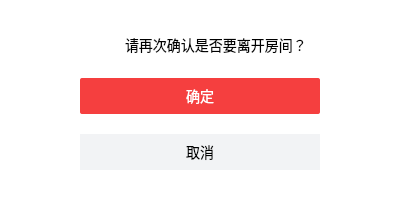
<?xml version="1.0" encoding="UTF-8"?>
<ui version="4.0">
 <class>VideoCallQuitDlg</class>
 <widget class="QDialog" name="VideoCallQuitDlg">
  <property name="geometry">
   <rect>
    <x>0</x>
    <y>0</y>
    <width>400</width>
    <height>206</height>
   </rect>
  </property>
  <property name="minimumSize">
   <size>
    <width>400</width>
    <height>200</height>
   </size>
  </property>
  <property name="maximumSize">
   <size>
    <width>400</width>
    <height>206</height>
   </size>
  </property>
  <property name="windowTitle">
   <string>Dialog</string>
  </property>
  <property name="styleSheet">
   <string notr="true">*{
	border:none;
	font-family:'microsoft yahei';
	font-size:14px;
}

#VideoCallQuitDlg{
	background:#fff;
}

#lbl_info_logo{
	background:url(:/img/warning);
	background-position:center;
    background-repeat:no-repeat;
}

#btn_end{
	background:#f53f3f;
	color:#fff;
	border-radius:2px;
}

#btn_cancel{
	background:#f2f3f5;
	color:#000;
}

</string>
  </property>
  <layout class="QVBoxLayout" name="verticalLayout_2">
   <property name="spacing">
    <number>20</number>
   </property>
   <property name="leftMargin">
    <number>0</number>
   </property>
   <property name="topMargin">
    <number>32</number>
   </property>
   <property name="rightMargin">
    <number>0</number>
   </property>
   <property name="bottomMargin">
    <number>32</number>
   </property>
   <item>
    <layout class="QHBoxLayout" name="horizontalLayout_3">
     <item>
      <spacer name="horizontalSpacer_3">
       <property name="orientation">
        <enum>Qt::Horizontal</enum>
       </property>
       <property name="sizeHint" stdset="0">
        <size>
         <width>40</width>
         <height>20</height>
        </size>
       </property>
      </spacer>
     </item>
     <item>
      <layout class="QHBoxLayout" name="horizontalLayout">
       <property name="spacing">
        <number>10</number>
       </property>
       <item>
        <widget class="QLabel" name="lbl_info_logo">
         <property name="minimumSize">
          <size>
           <width>22</width>
           <height>22</height>
          </size>
         </property>
         <property name="maximumSize">
          <size>
           <width>22</width>
           <height>22</height>
          </size>
         </property>
         <property name="text">
          <string/>
         </property>
        </widget>
       </item>
       <item>
        <widget class="QLabel" name="lbl_info">
         <property name="minimumSize">
          <size>
           <width>0</width>
           <height>22</height>
          </size>
         </property>
         <property name="maximumSize">
          <size>
           <width>16777214</width>
           <height>22</height>
          </size>
         </property>
         <property name="text">
          <string>请再次确认是否要离开房间？</string>
         </property>
        </widget>
       </item>
      </layout>
     </item>
     <item>
      <spacer name="horizontalSpacer_4">
       <property name="orientation">
        <enum>Qt::Horizontal</enum>
       </property>
       <property name="sizeHint" stdset="0">
        <size>
         <width>40</width>
         <height>20</height>
        </size>
       </property>
      </spacer>
     </item>
    </layout>
   </item>
   <item>
    <layout class="QHBoxLayout" name="horizontalLayout_2">
     <item>
      <spacer name="horizontalSpacer">
       <property name="orientation">
        <enum>Qt::Horizontal</enum>
       </property>
       <property name="sizeHint" stdset="0">
        <size>
         <width>40</width>
         <height>20</height>
        </size>
       </property>
      </spacer>
     </item>
     <item>
      <layout class="QVBoxLayout" name="verticalLayout">
       <property name="spacing">
        <number>20</number>
       </property>
       <item>
        <widget class="QPushButton" name="btn_end">
         <property name="minimumSize">
          <size>
           <width>240</width>
           <height>36</height>
          </size>
         </property>
         <property name="maximumSize">
          <size>
           <width>240</width>
           <height>36</height>
          </size>
         </property>
         <property name="text">
          <string>确定</string>
         </property>
        </widget>
       </item>
       <item>
        <widget class="QPushButton" name="btn_cancel">
         <property name="minimumSize">
          <size>
           <width>240</width>
           <height>36</height>
          </size>
         </property>
         <property name="maximumSize">
          <size>
           <width>240</width>
           <height>36</height>
          </size>
         </property>
         <property name="text">
          <string>取消</string>
         </property>
        </widget>
       </item>
      </layout>
     </item>
     <item>
      <spacer name="horizontalSpacer_2">
       <property name="orientation">
        <enum>Qt::Horizontal</enum>
       </property>
       <property name="sizeHint" stdset="0">
        <size>
         <width>40</width>
         <height>20</height>
        </size>
       </property>
      </spacer>
     </item>
    </layout>
   </item>
  </layout>
 </widget>
 <resources/>
 <connections/>
</ui>
